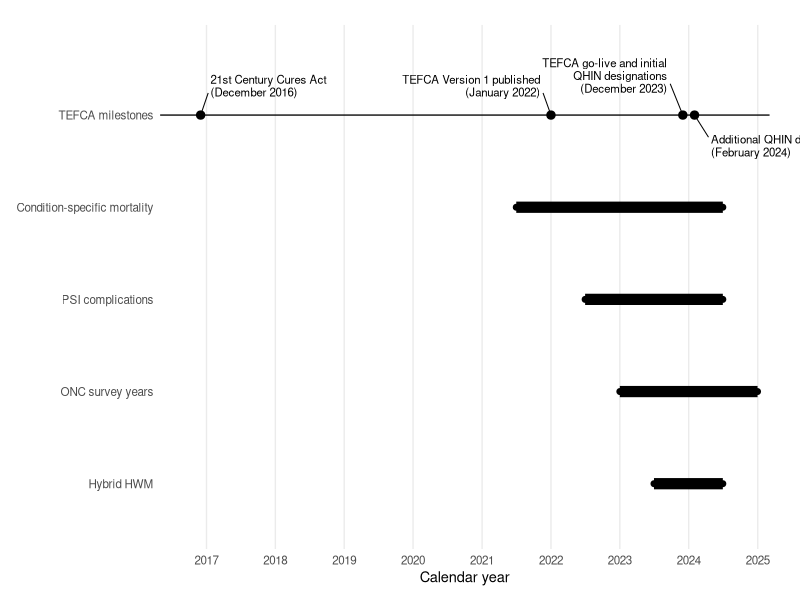
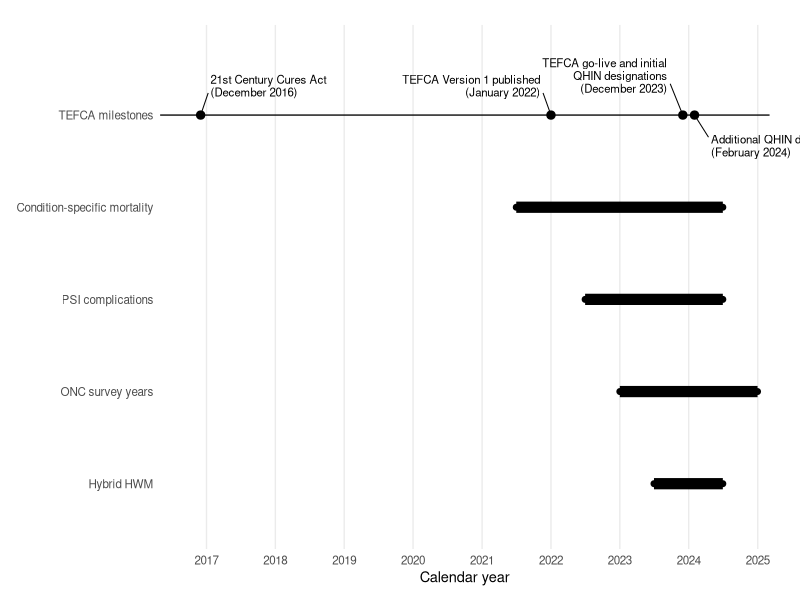

Generate these figures, in order, with R:
# figureA1_chronological_timeline_clean_v4.R
# Purpose: Create a clean chronological timeline with short leader lines
# that stop before the milestone labels.

library(tidyverse)
library(here)

dir.create(
  here("outputs", "figures"),
  recursive = TRUE,
  showWarnings = FALSE
)

dir.create(
  here("outputs", "tables"),
  recursive = TRUE,
  showWarnings = FALSE
)

# Survey and measurement windows
windows <- tribble(
  ~row, ~label, ~start, ~end,
  4, "Condition-specific mortality",
  as.Date("2021-07-01"), as.Date("2024-06-30"),
  3, "PSI complications",
  as.Date("2022-07-01"), as.Date("2024-06-30"),
  2, "ONC survey years",
  as.Date("2023-01-01"), as.Date("2024-12-31"),
  1, "Hybrid HWM",
  as.Date("2023-07-01"), as.Date("2024-06-30")
)

# Each milestone has:
#   - the true event date;
#   - a short leader-line endpoint;
#   - a nearby text position beyond the leader endpoint.
milestones <- tribble(
  ~date, ~label, ~line_end_date, ~line_end_y, ~text_date, ~text_y, ~hjust,
  as.Date("2016-12-01"),
  "21st Century Cures Act\n(December 2016)",
  as.Date("2017-01-10"), 5.24,
  as.Date("2017-01-22"), 5.32, 0,

  as.Date("2022-01-01"),
  "TEFCA Version 1 published\n(January 2022)",
  as.Date("2021-11-20"), 5.24,
  as.Date("2021-11-05"), 5.32, 1,

  as.Date("2023-12-01"),
  "TEFCA go-live and initial\nQHIN designations\n(December 2023)",
  as.Date("2023-09-25"), 5.34,
  as.Date("2023-09-10"), 5.43, 1,

  as.Date("2024-02-01"),
  "Additional QHIN designations\n(February 2024)",
  as.Date("2024-04-15"), 4.76,
  as.Date("2024-04-28"), 4.67, 0
)

figureA1 <- ggplot() +
  # Measurement/survey spans
  geom_segment(
    data = windows,
    aes(
      x = start,
      xend = end,
      y = row,
      yend = row
    ),
    linewidth = 3.8,
    lineend = "butt"
  ) +
  geom_point(
    data = windows,
    aes(x = start, y = row),
    size = 1.7
  ) +
  geom_point(
    data = windows,
    aes(x = end, y = row),
    size = 1.7
  ) +

  # Milestone lane and points
  geom_hline(
    yintercept = 5,
    linewidth = 0.45
  ) +
  geom_point(
    data = milestones,
    aes(x = date, y = 5),
    size = 2.5
  ) +

  # Short leader lines that terminate before the text
  geom_segment(
    data = milestones,
    aes(
      x = date,
      xend = line_end_date,
      y = 5,
      yend = line_end_y
    ),
    linewidth = 0.35
  ) +

  # Labels positioned just beyond each leader-line endpoint
  geom_text(
    data = milestones,
    aes(
      x = text_date,
      y = text_y,
      label = label,
      hjust = hjust
    ),
    size = 2.9,
    lineheight = 0.93
  ) +

  scale_x_date(
    limits = as.Date(c("2016-06-01", "2025-02-01")),
    breaks = as.Date(paste0(2017:2025, "-01-01")),
    date_labels = "%Y",
    expand = expansion(mult = c(0.01, 0.01))
  ) +
  scale_y_continuous(
    breaks = 1:5,
    labels = c(
      "Hybrid HWM",
      "ONC survey years",
      "PSI complications",
      "Condition-specific mortality",
      "TEFCA milestones"
    ),
    limits = c(0.55, 5.72)
  ) +
  labs(
    x = "Calendar year",
    y = NULL
  ) +
  coord_cartesian(clip = "off") +
  theme_minimal(base_size = 10.5) +
  theme(
    panel.grid.major.y = element_blank(),
    panel.grid.minor = element_blank(),
    axis.text.y = element_text(hjust = 1),
    plot.margin = margin(18, 22, 10, 12)
  )

ggsave(
  here(
    "outputs",
    "figures",
    "figureA1_chronological_timeline.png"
  ),
  figureA1,
  width = 10.8,
  height = 5.8,
  dpi = 300
)

ggsave(
  here(
    "outputs",
    "figures",
    "figureA1_chronological_timeline.pdf"
  ),
  figureA1,
  width = 10.8,
  height = 5.8
)

write_csv(
  windows,
  here(
    "outputs",
    "tables",
    "figureA1_measurement_windows.csv"
  )
)

write_csv(
  milestones,
  here(
    "outputs",
    "tables",
    "figureA1_tefca_milestones.csv"
  )
)

cat(
  "\nSaved the revised Figure A1 with short leader lines to outputs/figures.\n"
)
